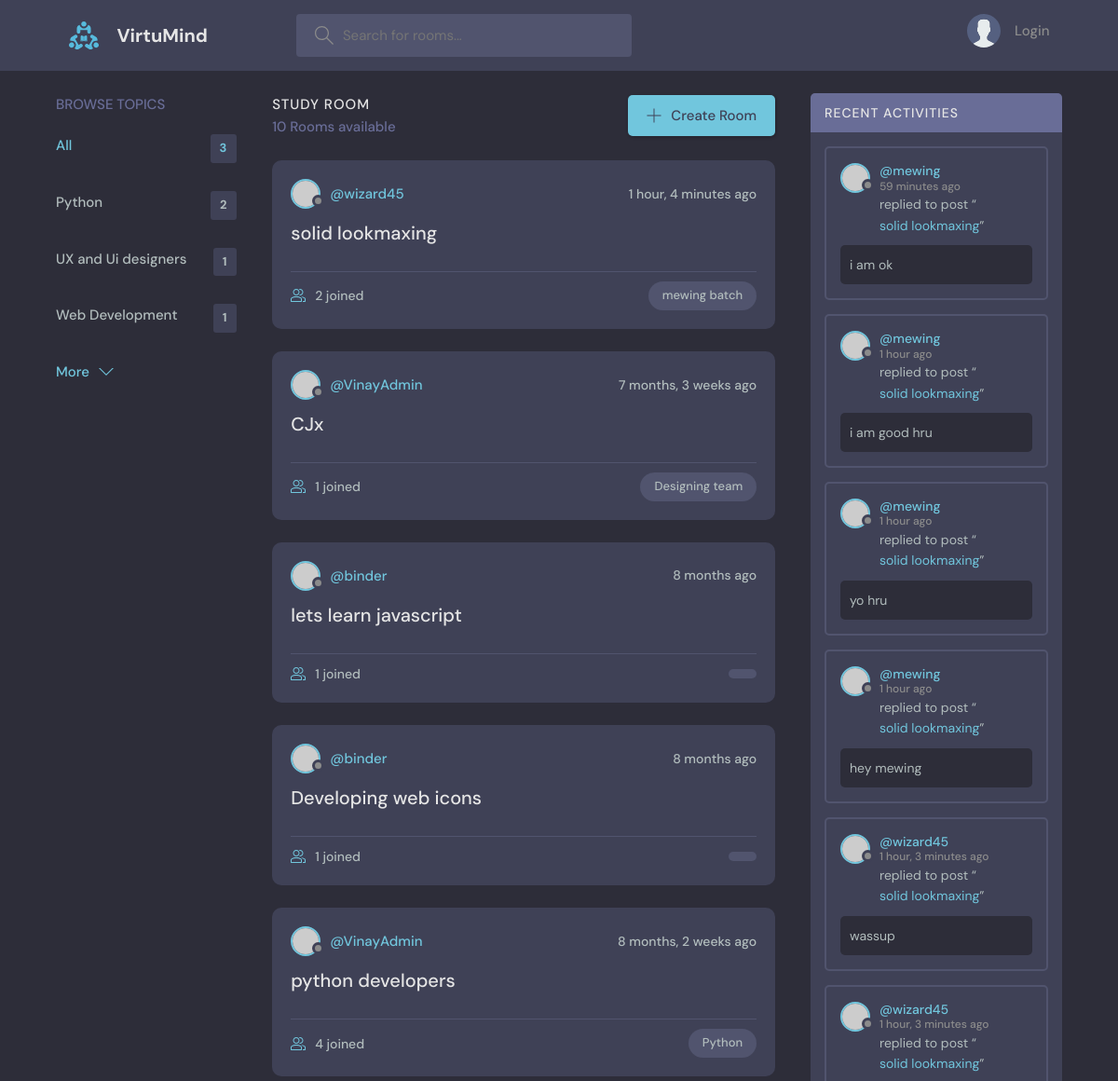
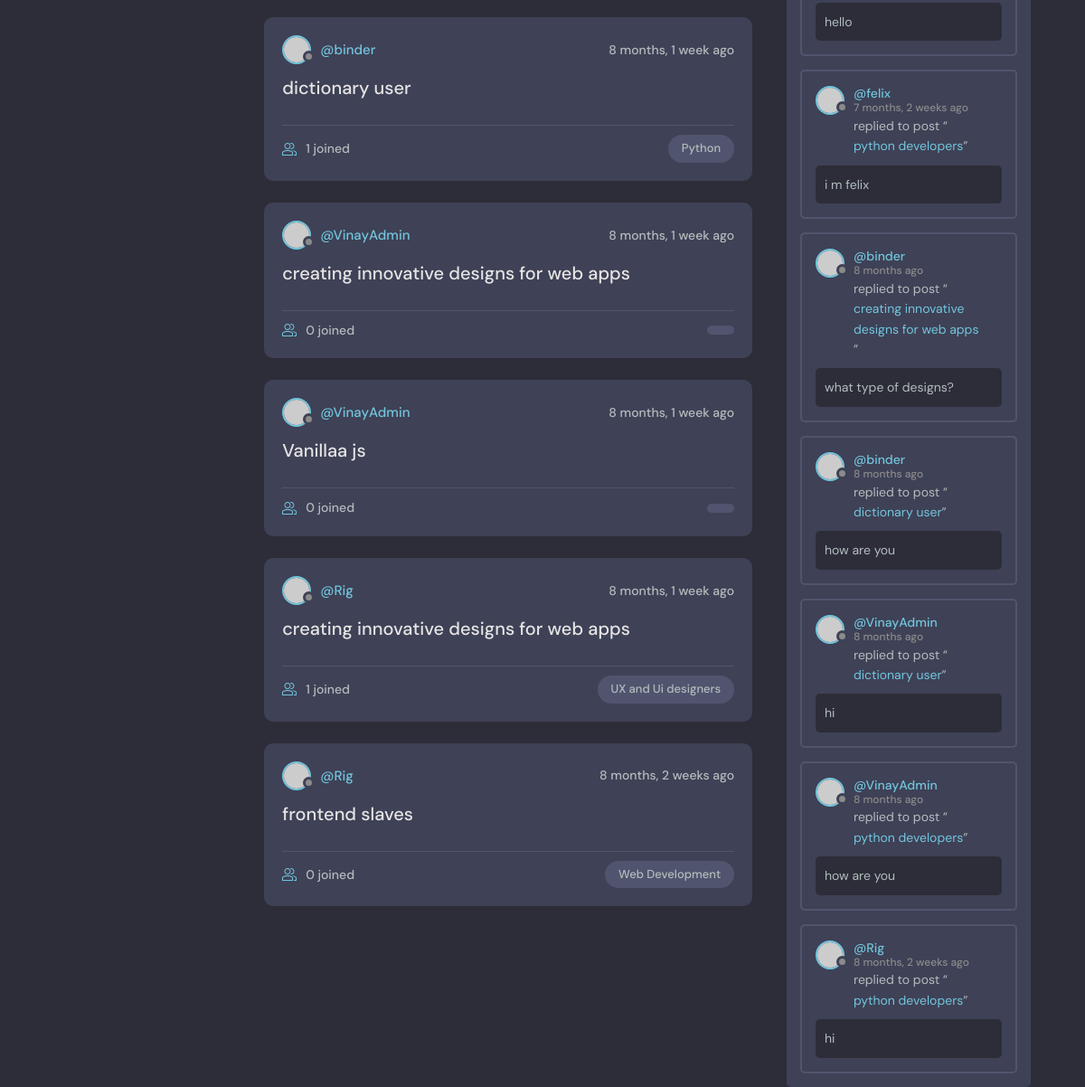
The page / on the database its author committed (2 pictures, top to bottom).
### base/models.py (models this page shows, shortened)
class Topic(models.Model):
    name= models.CharField(max_length=200)

class Room(models.Model):
    host= models.ForeignKey(User, on_delete=models.SET_NULL, null=True)
    topic= models.ForeignKey(Topic, on_delete=models.SET_NULL, null=True)
    name= models.CharField(max_length=200)
    description= models.TextField(null=True)
    participants= models.ManyToManyField(User, related_name='participants', blank=True)
    updated= models.DateTimeField(auto_now=True)
    created= models.DateTimeField(auto_now_add=True)
    class Meta:
        ordering=['-updated', '-created']
    def __str__(self):
        return self.name

class Message(models.Model):
    user= models.ForeignKey(User, on_delete=models.CASCADE)
    room= models.ForeignKey(Room, on_delete=models.CASCADE)
    body= models.TextField()
    updated= models.DateTimeField(auto_now=True)
    created= models.DateTimeField(auto_now_add=True)
    class Meta:
        ordering=['-updated', '-created']

### base/views.py (the view)
# urls.py: 2. Add a URL to urlpatterns:  path('', views.home, name='home')
def home(request):
    q= request.GET.get('q') if request.GET.get('q') != None else ''
    rooms=Room.objects.filter(
        Q(topic__name__icontains=q) |
        Q(name__icontains=q) |
        Q(description__icontains=q) |
        Q(host__username__icontains=q)
    )
    topics=Topic.objects.all()[0:3]
    room_count=rooms.count()
    room_messages=Message.objects.filter(
        Q(room__topic__name__icontains=q)
    )
    context={'rooms':rooms, 'topics':topics, 'room_count':room_count, 'room_messages':room_messages}
    return render(request,'base/home.html', context)

### base/templates/base/home.html (shortened to what this page needs)
{% extends 'main.html' %}
{% block content %}
    <main class="layout layout--3">
      <div class="container">
        <div class="topics">
          {%include 'base/topics_component.html'%}
        </div>
        <div class="roomList">
          <div class="roomList__header">
            <div>
              <h2>Study Room</h2>
              <p>{{room_count}} Rooms available</p>
            </div>
            <a class="btn btn--main" href="{% url 'create-room' %}">
              <svg version="1.1" xmlns="http://www.w3.org/2000/svg" width="32" height="32" viewBox="0 0 32 32">
                <title>add</title>
                <path
                  d="M16.943 0.943h-1.885v14.115h-14.115v1.885h14.115v14.115h1.885v-14.115h14.115v-1.885h-14.115v-14.115z"
                ></path>
              </svg>
              Create Room
            </a>
          </div>
          {% include 'base/feed_component.html' %}
        </div>
        {% include 'base/activity_component.html' %}
      </div>
    </main>
{% endblock content %}

### base/templates/base/topics_component.html
<div class="topics">
  <div class="topics__header">
    <h2>Browse Topics</h2>
  </div>
  <ul class="topics__list">
    <li>
      <a href="{%url 'home'%}" class="active">All <span>{{topics.count}}</span></a>
    </li>
    {%for topic in topics%}
      <li>
        <a href="{%url 'home'%}?q={{topic.name}}">{{topic.name}}<span>{{topic.room_set.all.count}}</span></a>
      </li>
    {%endfor%}
    <a class="btn btn--link" href="{% url 'topics' %}">
      More
      <svg version="1.1" xmlns="http://www.w3.org/2000/svg" width="32" height="32" viewBox="0 0 32 32">
        <title>chevron-down</title>
        <path d="M16 21l-13-13h-3l16 16 16-16h-3l-13 13z"></path>
      </svg>
    </a>
  </ul>
</div>

### base/templates/base/feed_component.html (shortened to what this page needs)
{% for room in rooms %}
<div class="roomListRoom">
    <div class="roomListRoom__header">
      <a href="{% url 'user-profile' room.host.id %}" class="roomListRoom__author">
        <div class="avatar avatar--small">
          <img src="https://randomuser.me/api/portraits/women/11.jpg" />
        </div>
        <span>@{{room.host.username}}</span>
      </a>
      <div class="roomListRoom__actions">
        <span>{{room.created|timesince}} ago</span>
      </div>
    </div>
    <div class="roomListRoom__content">
      <a href="{% url 'room' room.id %}">{{room.name}}</a>
    </div>
    <div class="roomListRoom__meta">
      <a href="{% url 'room' room.id %}" class="roomListRoom__joined">
        {{room.participants.all.count}} joined
      </a>
      <p class="roomListRoom__topic">{{room.topic.name}}</p>
    </div>
  </div>
{% endfor %}

### base/templates/base/activity_component.html (shortened to what this page needs)
<div class="activities">
    <div class="activities__header">
      <h2>Recent Activities</h2>
    </div>
    {% for message in room_messages %}
        <div class="activities__box">
          <div class="activities__boxHeader roomListRoom__header">
            <a href="{% url 'user-profile' message.user.id %}" class="roomListRoom__author">
              <div class="avatar avatar--small">
                <img src="https://randomuser.me/api/portraits/women/11.jpg" />
              </div>
              <p>
                @{{message.user}}
                <span>{{message.created|timesince}} ago</span>
              </p>
            </a>
          </div>
          <div class="activities__boxContent">
            <p>replied to post “<a href="{% url 'room' message.room.id %}">{{message.room}}</a>”</p>
            <div class="activities__boxRoomContent">
              {{message.body}}
            </div>
          </div>
        </div>
    {% endfor %}
</div>

### rows shown on the page
Topic: name "Python", room_set.all.count "2"
Topic: name "UX and Ui designers", room_set.all.count "1"
Topic: name "Web Development", room_set.all.count "1"
Room: host.username "wizard45", created "1 hour, 4 minutes", name "solid lookmaxing", participants.all.count "2", topic.name "mewing batch"
Room: host.username "VinayAdmin", created "7 months, 3 weeks", name "CJx", participants.all.count "1", topic.name "Designing team"
Room: host.username "binder", created "8 months", name "lets learn javascript", participants.all.count "1"
Room: host.username "binder", created "8 months", name "Developing web icons", participants.all.count "1"
Room: host.username "VinayAdmin", created "8 months, 2 weeks", name "python developers", participants.all.count "4", topic.name "Python"
Room: host.username "binder", created "8 months, 1 week", name "dictionary user", participants.all.count "1", topic.name "Python"
Room: host.username "VinayAdmin", created "8 months, 1 week", name "creating innovative designs for web apps", participants.all.count "0"
Room: host.username "VinayAdmin", created "8 months, 1 week", name "Vanillaa js", participants.all.count "0"
Room: host.username "Rig", created "8 months, 1 week", name "creating innovative designs for web apps", participants.all.count "1", topic.name "UX and Ui designers"
Room: host.username "Rig", created "8 months, 2 weeks", name "frontend slaves", participants.all.count "0", topic.name "Web Development"
Message: user "mewing", created "59 minutes", room "solid lookmaxing", body "i am ok"
Message: user "mewing", created "1 hour", room "solid lookmaxing", body "i am good hru"
Message: user "mewing", created "1 hour", room "solid lookmaxing", body "yo hru"
Message: user "mewing", created "1 hour", room "solid lookmaxing", body "hey mewing"
Message: user "wizard45", created "1 hour, 3 minutes", room "solid lookmaxing", body "wassup"
Message: user "wizard45", created "1 hour, 3 minutes", room "solid lookmaxing", body "hello"
Message: user "felix", created "7 months, 2 weeks", room "python developers", body "i m felix"
Message: user "binder", created "8 months", room "creating innovative designs for web apps", body "what type of designs?"
Message: user "binder", created "8 months", room "dictionary user", body "how are you"
Message: user "VinayAdmin", created "8 months", room "dictionary user", body "hi"
Message: user "VinayAdmin", created "8 months", room "python developers", body "how are you"
Message: user "Rig", created "8 months, 2 weeks", room "python developers", body "hi"

### other values the page prints
{{ topics.count }} "3"
{{ room_count }} "10"
